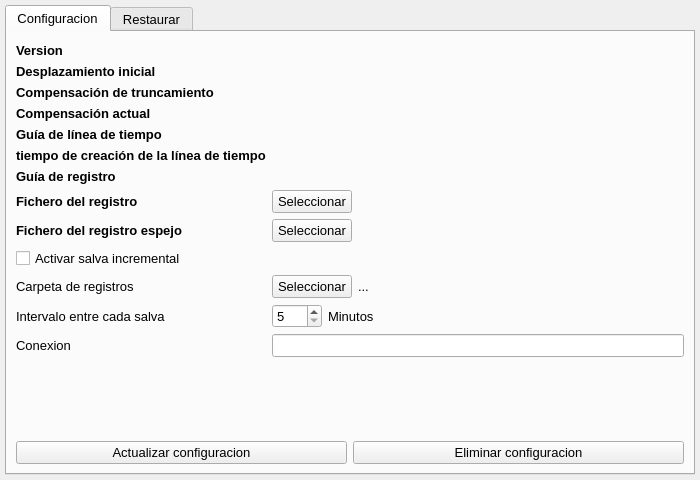
<?xml version="1.0" encoding="UTF-8"?>
<ui version="4.0">
 <class>MainWindow</class>
 <widget class="QMainWindow" name="MainWindow">
  <property name="windowModality">
   <enum>Qt::ApplicationModal</enum>
  </property>
  <property name="enabled">
   <bool>true</bool>
  </property>
  <property name="geometry">
   <rect>
    <x>0</x>
    <y>0</y>
    <width>700</width>
    <height>480</height>
   </rect>
  </property>
  <property name="mouseTracking">
   <bool>false</bool>
  </property>
  <property name="focusPolicy">
   <enum>Qt::NoFocus</enum>
  </property>
  <property name="acceptDrops">
   <bool>true</bool>
  </property>
  <property name="windowTitle">
   <string>DBLogTools</string>
  </property>
  <property name="layoutDirection">
   <enum>Qt::LeftToRight</enum>
  </property>
  <property name="autoFillBackground">
   <bool>true</bool>
  </property>
  <property name="toolButtonStyle">
   <enum>Qt::ToolButtonTextOnly</enum>
  </property>
  <property name="animated">
   <bool>true</bool>
  </property>
  <property name="documentMode">
   <bool>false</bool>
  </property>
  <property name="tabShape">
   <enum>QTabWidget::Rounded</enum>
  </property>
  <widget class="QWidget" name="centralwidget">
   <property name="font">
    <font>
     <pointsize>10</pointsize>
    </font>
   </property>
   <layout class="QHBoxLayout" name="horizontalLayout">
    <property name="spacing">
     <number>5</number>
    </property>
    <property name="leftMargin">
     <number>5</number>
    </property>
    <property name="topMargin">
     <number>5</number>
    </property>
    <property name="rightMargin">
     <number>5</number>
    </property>
    <property name="bottomMargin">
     <number>5</number>
    </property>
    <item>
     <widget class="QTabWidget" name="tabWidget">
      <property name="font">
       <font>
        <pointsize>10</pointsize>
        <bold>false</bold>
       </font>
      </property>
      <property name="layoutDirection">
       <enum>Qt::LeftToRight</enum>
      </property>
      <property name="currentIndex">
       <number>0</number>
      </property>
      <widget class="QWidget" name="tabConfiguration">
       <property name="statusTip">
        <string/>
       </property>
       <property name="accessibleName">
        <string/>
       </property>
       <property name="accessibleDescription">
        <string/>
       </property>
       <property name="layoutDirection">
        <enum>Qt::LeftToRight</enum>
       </property>
       <property name="autoFillBackground">
        <bool>false</bool>
       </property>
       <attribute name="title">
        <string>Configuracion</string>
       </attribute>
       <layout class="QVBoxLayout" name="verticalLayout_2">
        <item>
         <layout class="QVBoxLayout" name="verticalLayout_3" stretch="0,0,0">
          <property name="spacing">
           <number>6</number>
          </property>
          <property name="sizeConstraint">
           <enum>QLayout::SetMaximumSize</enum>
          </property>
          <property name="topMargin">
           <number>2</number>
          </property>
          <item>
           <layout class="QFormLayout" name="formLayout_3">
            <item row="0" column="0">
             <widget class="QLabel" name="label">
              <property name="font">
               <font>
                <pointsize>10</pointsize>
                <bold>true</bold>
               </font>
              </property>
              <property name="text">
               <string>Version</string>
              </property>
             </widget>
            </item>
            <item row="0" column="1">
             <widget class="QLabel" name="log_version_label">
              <property name="text">
               <string/>
              </property>
             </widget>
            </item>
            <item row="1" column="0">
             <widget class="QLabel" name="label_5">
              <property name="font">
               <font>
                <pointsize>10</pointsize>
                <bold>true</bold>
               </font>
              </property>
              <property name="text">
               <string>Desplazamiento inicial</string>
              </property>
             </widget>
            </item>
            <item row="1" column="1">
             <widget class="QLabel" name="starting_offset_label">
              <property name="text">
               <string/>
              </property>
             </widget>
            </item>
            <item row="2" column="0">
             <widget class="QLabel" name="label_7">
              <property name="font">
               <font>
                <pointsize>10</pointsize>
                <bold>true</bold>
               </font>
              </property>
              <property name="text">
               <string>Compensación de truncamiento</string>
              </property>
             </widget>
            </item>
            <item row="2" column="1">
             <widget class="QLabel" name="truncation_offset_label">
              <property name="text">
               <string/>
              </property>
             </widget>
            </item>
            <item row="3" column="0">
             <widget class="QLabel" name="label_9">
              <property name="font">
               <font>
                <pointsize>10</pointsize>
                <bold>true</bold>
               </font>
              </property>
              <property name="text">
               <string>Compensación actual</string>
              </property>
             </widget>
            </item>
            <item row="3" column="1">
             <widget class="QLabel" name="current_offset_label">
              <property name="text">
               <string/>
              </property>
             </widget>
            </item>
            <item row="4" column="0">
             <widget class="QLabel" name="label_11">
              <property name="font">
               <font>
                <pointsize>10</pointsize>
                <bold>true</bold>
               </font>
              </property>
              <property name="text">
               <string>Guía de línea de tiempo</string>
              </property>
             </widget>
            </item>
            <item row="4" column="1">
             <widget class="QLabel" name="timeline_guid_label">
              <property name="text">
               <string/>
              </property>
             </widget>
            </item>
            <item row="5" column="0">
             <widget class="QLabel" name="label_13">
              <property name="font">
               <font>
                <pointsize>10</pointsize>
                <bold>true</bold>
               </font>
              </property>
              <property name="text">
               <string>tiempo de creación de la línea de tiempo</string>
              </property>
             </widget>
            </item>
            <item row="5" column="1">
             <widget class="QLabel" name="timeline_creation_time_label">
              <property name="text">
               <string/>
              </property>
             </widget>
            </item>
            <item row="6" column="0">
             <widget class="QLabel" name="label_15">
              <property name="font">
               <font>
                <pointsize>10</pointsize>
                <bold>true</bold>
               </font>
              </property>
              <property name="text">
               <string>Guía de registro</string>
              </property>
             </widget>
            </item>
            <item row="6" column="1">
             <widget class="QLabel" name="log_guid_label">
              <property name="text">
               <string/>
              </property>
             </widget>
            </item>
            <item row="7" column="0">
             <widget class="QLabel" name="label_4">
              <property name="font">
               <font>
                <pointsize>10</pointsize>
                <bold>true</bold>
               </font>
              </property>
              <property name="text">
               <string>Fichero del registro</string>
              </property>
             </widget>
            </item>
            <item row="7" column="1">
             <layout class="QFormLayout" name="formLayout">
              <item row="0" column="0">
               <widget class="QPushButton" name="log_file_button">
                <property name="text">
                 <string>Seleccionar</string>
                </property>
               </widget>
              </item>
              <item row="0" column="1">
               <widget class="QLabel" name="log_file_label">
                <property name="text">
                 <string/>
                </property>
               </widget>
              </item>
             </layout>
            </item>
            <item row="8" column="0">
             <widget class="QLabel" name="label_3">
              <property name="font">
               <font>
                <pointsize>10</pointsize>
                <bold>true</bold>
               </font>
              </property>
              <property name="text">
               <string>Fichero del registro espejo</string>
              </property>
             </widget>
            </item>
            <item row="8" column="1">
             <layout class="QFormLayout" name="formLayout_2">
              <item row="0" column="0">
               <widget class="QPushButton" name="mirror_file_button">
                <property name="text">
                 <string>Seleccionar</string>
                </property>
               </widget>
              </item>
              <item row="0" column="1">
               <widget class="QLabel" name="mirror_file_label">
                <property name="text">
                 <string/>
                </property>
               </widget>
              </item>
             </layout>
            </item>
            <item row="9" column="0">
             <widget class="QCheckBox" name="activate_backup_checkbox">
              <property name="text">
               <string>Activar salva incremental</string>
              </property>
             </widget>
            </item>
            <item row="11" column="0">
             <widget class="QLabel" name="label_6">
              <property name="text">
               <string>Intervalo entre cada salva</string>
              </property>
             </widget>
            </item>
            <item row="11" column="1">
             <layout class="QFormLayout" name="formLayout_4">
              <item row="0" column="0">
               <widget class="QSpinBox" name="backup_minutes_interval_spinbox">
                <property name="minimumSize">
                 <size>
                  <width>50</width>
                  <height>0</height>
                 </size>
                </property>
                <property name="minimum">
                 <number>5</number>
                </property>
                <property name="maximum">
                 <number>60</number>
                </property>
               </widget>
              </item>
              <item row="0" column="1">
               <widget class="QLabel" name="label_8">
                <property name="text">
                 <string>Minutos</string>
                </property>
               </widget>
              </item>
             </layout>
            </item>
            <item row="12" column="0">
             <widget class="QLabel" name="label_10">
              <property name="text">
               <string>Conexion</string>
              </property>
             </widget>
            </item>
            <item row="12" column="1">
             <widget class="QLineEdit" name="db_connection_line_edit"/>
            </item>
            <item row="10" column="0">
             <widget class="QLabel" name="label_12">
              <property name="text">
               <string>Carpeta de registros</string>
              </property>
             </widget>
            </item>
            <item row="10" column="1">
             <layout class="QFormLayout" name="formLayout_5">
              <item row="0" column="0">
               <widget class="QPushButton" name="backup_folder_button">
                <property name="text">
                 <string>Seleccionar</string>
                </property>
               </widget>
              </item>
              <item row="0" column="1">
               <widget class="QLabel" name="backup_folder_label">
                <property name="text">
                 <string>...</string>
                </property>
               </widget>
              </item>
             </layout>
            </item>
           </layout>
          </item>
          <item>
           <spacer name="verticalSpacer">
            <property name="orientation">
             <enum>Qt::Vertical</enum>
            </property>
            <property name="sizeHint" stdset="0">
             <size>
              <width>20</width>
              <height>40</height>
             </size>
            </property>
           </spacer>
          </item>
          <item>
           <layout class="QHBoxLayout" name="horizontalLayout_5">
            <item>
             <widget class="QPushButton" name="save_config_button">
              <property name="text">
               <string>Actualizar configuracion</string>
              </property>
             </widget>
            </item>
            <item>
             <widget class="QPushButton" name="delete_config_button">
              <property name="text">
               <string>Eliminar configuracion</string>
              </property>
             </widget>
            </item>
           </layout>
          </item>
         </layout>
        </item>
       </layout>
      </widget>
      <widget class="QWidget" name="tabMigration">
       <attribute name="title">
        <string>Restaurar</string>
       </attribute>
       <layout class="QVBoxLayout" name="verticalLayout">
        <item>
         <layout class="QVBoxLayout" name="verticalLayout_4">
          <item>
           <widget class="QLabel" name="label_2">
            <property name="text">
             <string>Registros generados por la base de datos</string>
            </property>
           </widget>
          </item>
          <item>
           <widget class="QTableWidget" name="logs_table">
            <property name="maximumSize">
             <size>
              <width>16777215</width>
              <height>16777215</height>
             </size>
            </property>
            <property name="sizeAdjustPolicy">
             <enum>QAbstractScrollArea::AdjustToContents</enum>
            </property>
            <property name="editTriggers">
             <set>QAbstractItemView::NoEditTriggers</set>
            </property>
            <property name="selectionMode">
             <enum>QAbstractItemView::MultiSelection</enum>
            </property>
            <property name="selectionBehavior">
             <enum>QAbstractItemView::SelectRows</enum>
            </property>
            <property name="textElideMode">
             <enum>Qt::ElideLeft</enum>
            </property>
            <property name="showGrid">
             <bool>true</bool>
            </property>
            <property name="sortingEnabled">
             <bool>true</bool>
            </property>
            <property name="wordWrap">
             <bool>true</bool>
            </property>
            <property name="columnCount">
             <number>3</number>
            </property>
            <attribute name="horizontalHeaderCascadingSectionResizes">
             <bool>true</bool>
            </attribute>
            <attribute name="horizontalHeaderShowSortIndicator" stdset="0">
             <bool>true</bool>
            </attribute>
            <attribute name="verticalHeaderVisible">
             <bool>true</bool>
            </attribute>
            <attribute name="verticalHeaderCascadingSectionResizes">
             <bool>false</bool>
            </attribute>
            <attribute name="verticalHeaderMinimumSectionSize">
             <number>100</number>
            </attribute>
            <attribute name="verticalHeaderStretchLastSection">
             <bool>false</bool>
            </attribute>
            <column>
             <property name="text">
              <string>Nombre del fichero</string>
             </property>
            </column>
            <column>
             <property name="text">
              <string>Fecha de modificacion</string>
             </property>
            </column>
            <column>
             <property name="text">
              <string>Tama;o</string>
             </property>
            </column>
           </widget>
          </item>
          <item>
           <layout class="QHBoxLayout" name="horizontalLayout_3">
            <item>
             <widget class="QPushButton" name="file_restore_button">
              <property name="text">
               <string>Restaurar de un fichero</string>
              </property>
             </widget>
            </item>
            <item>
             <widget class="QPushButton" name="directory_restore_button">
              <property name="text">
               <string>Restaurar de un directorio</string>
              </property>
             </widget>
            </item>
            <item>
             <widget class="QPushButton" name="restore_selected_button">
              <property name="enabled">
               <bool>false</bool>
              </property>
              <property name="text">
               <string>Restaurar selecionados</string>
              </property>
             </widget>
            </item>
           </layout>
          </item>
         </layout>
        </item>
       </layout>
      </widget>
     </widget>
    </item>
   </layout>
  </widget>
 </widget>
 <resources/>
 <connections/>
</ui>
